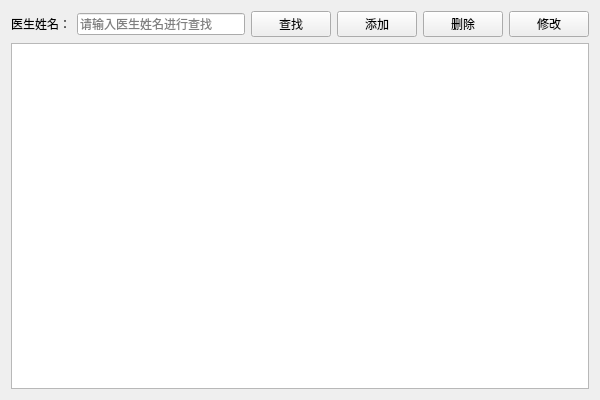
<?xml version="1.0" encoding="UTF-8"?>
<ui version="4.0">
 <class>DoctorView</class>
 <widget class="QWidget" name="DoctorView">
  <property name="geometry">
   <rect>
    <x>0</x>
    <y>0</y>
    <width>600</width>
    <height>400</height>
   </rect>
  </property>
  <property name="windowTitle">
   <string>医生管理</string>
  </property>
  <layout class="QVBoxLayout" name="verticalLayout">
   <item>
    <layout class="QHBoxLayout" name="horizontalLayout">
     <item>
      <widget class="QLabel" name="label">
       <property name="text">
        <string>医生姓名：</string>
       </property>
      </widget>
     </item>
     <item>
      <widget class="QLineEdit" name="tstSearch">
       <property name="placeholderText">
        <string>请输入医生姓名进行查找</string>
       </property>
      </widget>
     </item>
     <item>
      <widget class="QPushButton" name="btSearch">
       <property name="text">
        <string>查找</string>
       </property>
       <property name="icon">
        <iconset resource="lab4.qrc">
         <normaloff>:/img/search.png</normaloff>:/img/search.png</iconset>
       </property>
      </widget>
     </item>
     <item>
      <widget class="QPushButton" name="btAdd">
       <property name="text">
        <string>添加</string>
       </property>
       <property name="icon">
        <iconset resource="lab4.qrc">
         <normaloff>:/img/new.png</normaloff>:/img/new.png</iconset>
       </property>
      </widget>
     </item>
     <item>
      <widget class="QPushButton" name="btDelete">
       <property name="text">
        <string>删除</string>
       </property>
       <property name="icon">
        <iconset resource="lab4.qrc">
         <normaloff>:/img/delete.png</normaloff>:/img/delete.png</iconset>
       </property>
      </widget>
     </item>
     <item>
      <widget class="QPushButton" name="btEdit">
       <property name="text">
        <string>修改</string>
       </property>
       <property name="icon">
        <iconset resource="lab4.qrc">
         <normaloff>:/img/edit.png</normaloff>:/img/edit.png</iconset>
       </property>
      </widget>
     </item>
    </layout>
   </item>
   <item>
    <widget class="QTableView" name="tableView"/>
   </item>
  </layout>
 </widget>
 <resources/>
 <connections/>
</ui>
